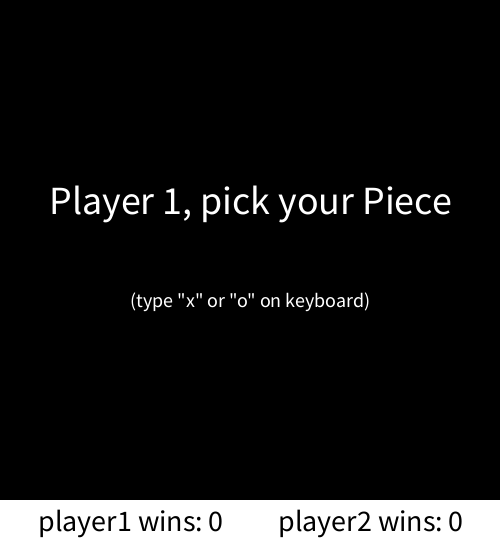
Frame 1 (no input)
Frame 60 (the mouse pressed at the canvas centre just before this capture): identical to frame 1, image omitted
Frame 120 (the mouse held since frame 60 and released just before this capture): identical to frame 1, image omitted

The Processing sketch that drew this single still picture (run headless with seeded random() and noise(); from frame 60 on, the mouse is pressed at the canvas centre):

// Processing sketch: PVPTicTacToe
// ── PVPTicTacToe.pde
int boardSize = 5;

String[][] gameBoard = new String[boardSize][boardSize];

boolean canPlay = true;

boolean gameStarted = false;

boolean playerWon = false;

String player1, player2;

int playersMove = 1;  // 1 is player1, -1 is player2

int movesMade = 0;
int maxMoves = boardSize*boardSize;

int xoSize;

int winReq;

int player1Wins = 0;
int player2Wins = 0;


void setup(){
  size(500,550);
  
  if(boardSize == 3){
    winReq = 3;
  }else if(boardSize == 4){
    winReq = 4;
  }else if(boardSize > 4){
    winReq = 5;
  }
  
  noStroke();
  
  clearBoard();
  
  xoSize = int(((500/boardSize) / 16) * 12);
  
  textSize(50);
  
  fill(255,255,255);
  rect(0,0,500,600);
  
  textAlign(CENTER,CENTER);
  
  textSize(30);
  fill(0,0,0);
  text("player1 wins:",120,520);
  text(str(player1Wins),215,520);
  text("player2 wins:",360,520);
  text(str(player2Wins),455,520);
  
  pickPiece();
}

void pickPiece(){
  fill(0,0,0);
  rect(0,0,500,500);
  
  fill(255,255,255);
  textSize(40);
  text("Player 1, pick your Piece",250,200);
  textSize(20);
  text("(type \"x\" or \"o\" on keyboard)",250,300);
}

void drawBoard(){
  fill(255,255,255);
  rect(0,0,500,500);
  fill(0,0,0);
  
  textSize(xoSize);
  
  int space = 500 / boardSize;
  
  for(int i = space; i < 500; i += space){
    rect(i,0,3,500);
  }
  for(int i = space; i < 500; i += space){
    rect(0,i,500,3);
  }
}

void keyTyped(){
  if(!gameStarted){
    if(key == 'o'){
      println("player1 picked O");
      player1 = "O";
      player2 = "X";
      gameStarted = true;
      drawBoard();
    }else if(key == 'x'){
      println("player1 picked X");
      player1 = "X";
      player2 = "O";
      gameStarted = true;
      drawBoard();
    }
  }
  
  if(!canPlay){
    if(key == 'r'){
      reset();
    }
  }
}

void draw(){
  if(movesMade == maxMoves){
    canPlay = false;
    if(!playerWon){
      checkForWin();
    }
  }
  
  if(canPlay && gameStarted){
    checkForWin();
  }
}

void mouseClicked(){
  println("mouse x,y: " + mouseX + "," + mouseY);
  
  findSqrClicked(mouseX,mouseY);
}

void findSqrClicked(int x, int y){
  
  int col = 1;
  int row = 1;
  
  for(int i = 500/boardSize; i < x; i += 500/boardSize){
    col++;
  }
  for(int i = 500/boardSize; i < y; i += 500/boardSize){
    row++;
  }
  
  println("col,row: " + col + "," + row);
  
  printXO(col,row,turn(playersMove));
}

String turn(int move){
  if(move == 1){
    return player1;
  }else{
    return player2;
  }
}

void printXO(int col, int row, String letter){
  int printX = ((500/boardSize)*col) - ((500/boardSize)/2);
  int printY = ((500/boardSize)*row) - ((500/boardSize)/2);
  
  if(canPlay && letter != null && gameBoard[row-1][col-1] == " "){
    gameBoard[row-1][col-1] = letter;
    text(letter,printX,printY);
    movesMade++;
    println("moves made: " + movesMade);
    println();
    playersMove *= -1;
   }
}

void checkForWin(){
  for(int i = 0; i < boardSize; i++){
      for(int j = 0; j < boardSize-stopCheck(); j++){
        if(gameBoard[i][j] != " "){
          if(checkSpace(i,j,"horiz")){
            win(gameBoard[i][j]);
            canPlay = false;
            playerWon = true;
            return;
          }
        }
      }
    }
    
    for(int j = 0; j < boardSize; j++){
      for(int i = 0; i < boardSize-stopCheck(); i++){
        if(gameBoard[i][j] != " "){
          if(checkSpace(i,j,"vert")){
            win(gameBoard[i][j]);
            canPlay = false;
            playerWon = true;
            return;
          }
        }
      }
    }
    
    for(int i = 0; i < boardSize-2; i++){
      for(int j = 0; j < boardSize-stopCheck(); j++){
        if(gameBoard[i][j] != " "){
          if(checkSpace(i,j,"diagDown")){
            win(gameBoard[i][j]);
            canPlay = false;
            playerWon = true;
            return;
          }
        }
      }
    }
    
    for(int i = 2; i < boardSize; i++){
      for(int j = 0; j < boardSize-stopCheck(); j++){
        if(gameBoard[i][j] != " "){
          if(checkSpace(i,j,"diagUp")){
            win(gameBoard[i][j]);
            canPlay = false;
            playerWon = true;
            return;
          }
        }
      }
    }
  
  if(!canPlay && !playerWon){
    tie();
  }
}

int stopCheck(){
  if(boardSize == 3){
    return 2;
  }else if(boardSize == 4){
    return 3;
  }else{
    return 4;
  }
}


boolean checkSpace(int row, int col, String checkType){
  switch(checkType){ 
    case "horiz":
        for(int i = 1; i < winReq; i++){
          if(!(gameBoard[row][col] == gameBoard[row][col+i])){
            return false;
          }
        }
        return true;
    case "vert":
        for(int i = 1; i < winReq; i++){
          if(!(gameBoard[row][col] == gameBoard[row+i][col])){
            return false;
          }
        }
        return true;
    case "diagDown":
        for(int i = 1; i < winReq; i++){
          if(!(gameBoard[row][col] == gameBoard[row+i][col+i])){
            return false;
          }
        }
        return true;
    case "diagUp":
        for(int i = 1; i < winReq; i++){
          if(!(gameBoard[row][col] == gameBoard[row-i][col+i])){
            return false;
          }
        }
        return true;
  }
  return false;
}

void win(String winner){
  canPlay = false;
  delay(200);
  fill(0,0,0);
  rect(0,0,500,500);
  fill(0,255,0);
  textSize(100);
  text(winner + " wins!", 250,250);
  
  updateScore(winner);
}

void tie(){
  canPlay = false;
  delay(200);
  fill(0,0,0);
  rect(0,0,500,500);
  fill(255,0,0);
  textSize(100);
  text("Tie!", 250,250);
  
  textSize(50);
  text("Type \"R\" to restart", 250,350);
}

void updateScore(String winner){
  if(winner == player1){
    player1Wins++;
    fill(255,255,255);
    rect(205,510,30,30);
    textSize(30);
    fill(0,0,0);
    text(str(player1Wins),215,520);
  }else{
    player2Wins++;
    fill(255,255,255);
    rect(445,510,30,30);
    textSize(30);
    fill(0,0,0);
    text(str(player2Wins),455,520);
  }
  
  fill(255,255,255);
  textSize(50);
  text("Type \"R\" to restart", 250,350);
}

void reset(){
  canPlay = true;
  gameStarted = false;
  playerWon = false;
  clearBoard();
  
  movesMade = 0;
  playersMove = 1;
  player1 = "";
  player2 = "";
  
  pickPiece();
}

void clearBoard(){
  for(int i = 0; i < boardSize; i++){
    for(int j = 0; j < boardSize; j++){
      gameBoard[i][j] = " ";
    }
  }
}
